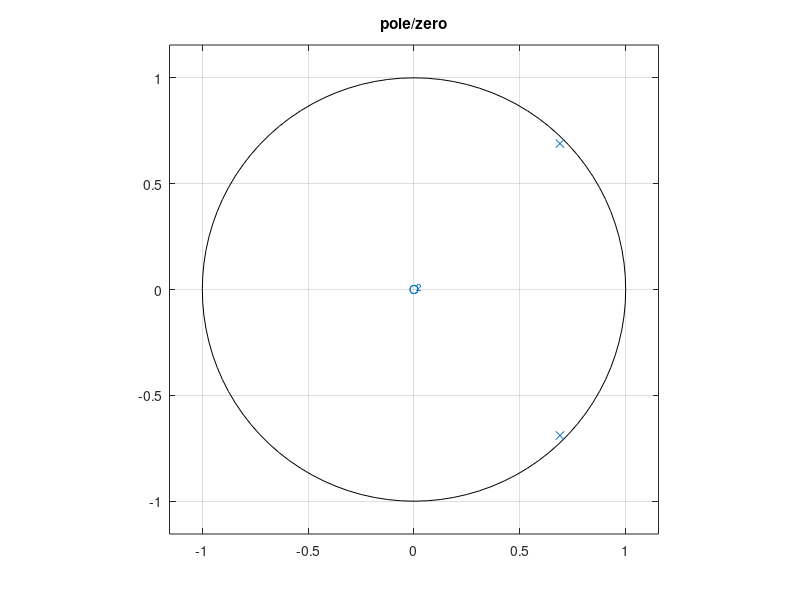
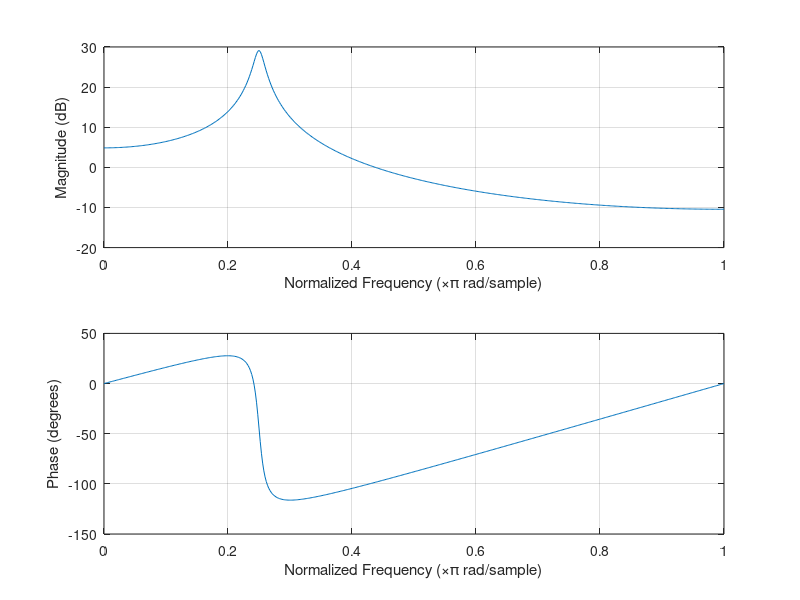
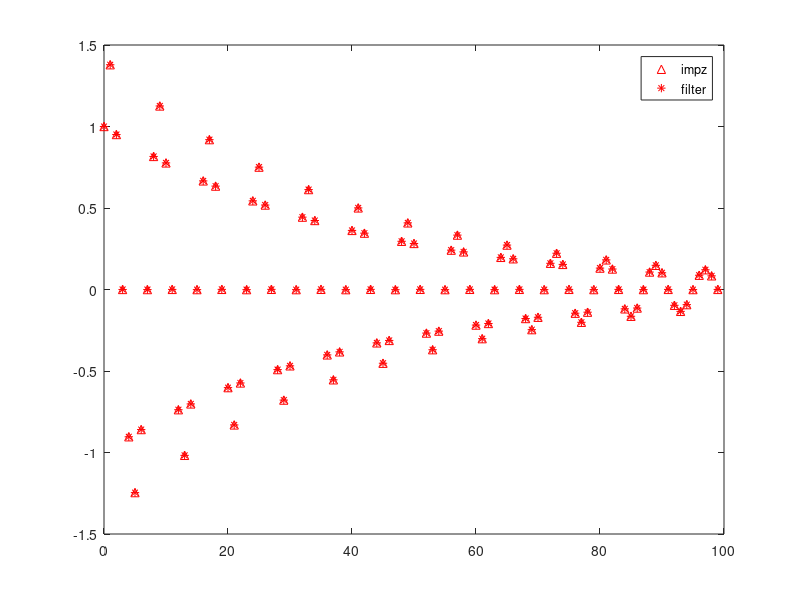

MATLAB code for these plots, in order:
clear;clc;close all;
a1=1.3789;a2=-0.9506;
b=1;
n=0:99;
a=[1 -a1 -a2];
zplane(b,a);
title('pole/zero')
figure
freqz(b,a);
figure
impz(b,a,100);
h=filter(b,a,(n==0));
hold on;
plot(n,h,'r*');
legend('impz','filter');
[z,p,~]=tf2zp(b,a);
f=angle(p)/(2*pi/8000)
